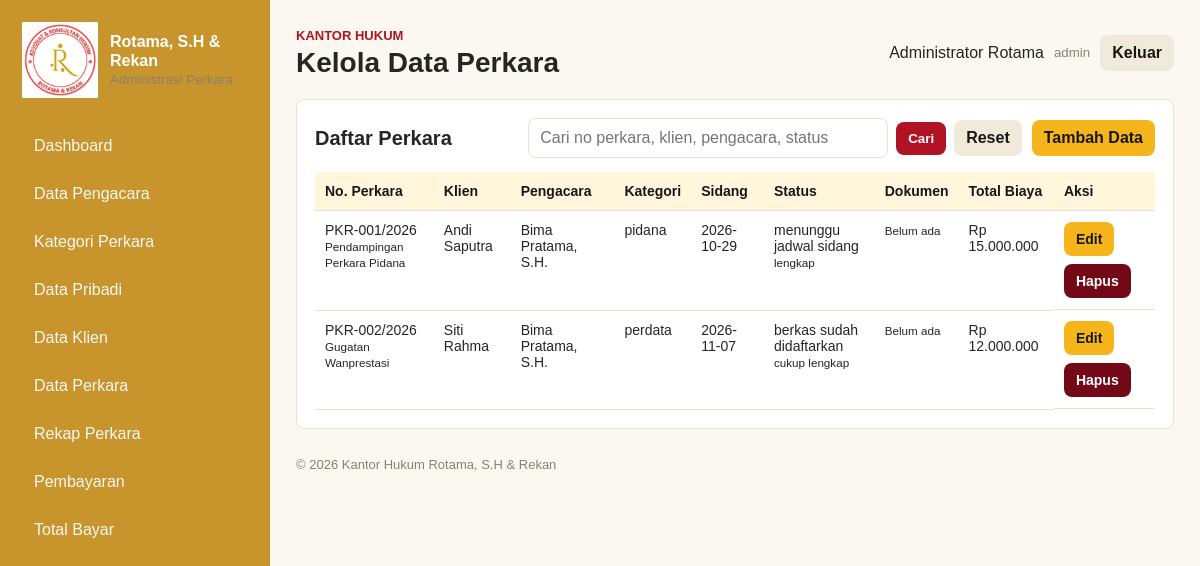
Screenshot of /index.php?action=cases (signed in) with the database file from the repository.
### tables this page shows
CREATE TABLE cases (
  id INT AUTO_INCREMENT PRIMARY KEY,
  case_number VARCHAR(80) NOT NULL UNIQUE,
  title VARCHAR(180) NOT NULL,
  client_id INT NOT NULL,
  lawyer_id INT NULL,
  category_id INT NOT NULL,
  hearing_date DATE NULL,
  document_status ENUM('sangat lengkap','lengkap','cukup lengkap','kurang lengkap','tidak lengkap') NOT NULL DEFAULT 'cukup lengkap',
  administration_status ENUM('belum diproses','berkas sudah didaftarkan','menunggu jadwal sidang','sidang sedang berlangsung','perkara selesai') NOT NULL DEFAULT 'belum diproses',
  total_fee DECIMAL(14,2) NOT NULL DEFAULT 0,
  notes TEXT NULL,
  created_at TIMESTAMP DEFAULT CURRENT_TIMESTAMP,
  FOREIGN KEY (client_id) REFERENCES clients(id) ON DELETE CASCADE,
  FOREIGN KEY (lawyer_id) REFERENCES users(id) ON DELETE SET NULL,
  FOREIGN KEY (category_id) REFERENCES case_categories(id) ON DELETE RESTRICT
);

CREATE TABLE clients (
  id INT AUTO_INCREMENT PRIMARY KEY,
  name VARCHAR(120) NOT NULL,
  nik VARCHAR(40) NULL,
  phone VARCHAR(30) NULL,
  address TEXT NULL,
  created_at TIMESTAMP DEFAULT CURRENT_TIMESTAMP
);

CREATE TABLE users (
  id INT AUTO_INCREMENT PRIMARY KEY,
  name VARCHAR(120) NOT NULL,
  email VARCHAR(120) NOT NULL UNIQUE,
  password VARCHAR(255) NOT NULL,
  role ENUM('admin', 'pengacara') NOT NULL DEFAULT 'pengacara',
  phone VARCHAR(30) NULL,
  address TEXT NULL,
  specialization VARCHAR(120) NULL,
  created_at TIMESTAMP DEFAULT CURRENT_TIMESTAMP
);

CREATE TABLE case_categories (
  id INT AUTO_INCREMENT PRIMARY KEY,
  name VARCHAR(120) NOT NULL UNIQUE,
  saw_score INT NOT NULL DEFAULT 1,
  created_at TIMESTAMP DEFAULT CURRENT_TIMESTAMP
);

### src/pages/cases/index.php (called while the page is built, shortened)
<?php
$q = query_text();
$showForm = false;
$sql = 'SELECT cases.*, clients.name AS client_name, users.name AS lawyer_name, case_categories.name AS category_name
        FROM cases
        JOIN clients ON clients.id = cases.client_id
        LEFT JOIN users ON users.id = cases.lawyer_id
        JOIN case_categories ON case_categories.id = cases.category_id';
$params = [];
$sql .= ' ORDER BY cases.created_at DESC';
$stmt = db()->prepare($sql);
$stmt->execute($params);
$cases = $stmt->fetchAll();
render('cases/view', compact('title', 'cases', 'q', 'showForm'));

### src/bootstrap.php (called while the page is built, shortened)
<?php
function db(): PDO
{
    static $pdo = null;
    if ($pdo instanceof PDO) {
        return $pdo;
    }
    $config = require __DIR__ . '/../config/database.php';
    $dsn = sprintf(
        'mysql:host=%s;dbname=%s;charset=%s',
        $config['host'],
        $config['database'],
        $config['charset']
    );
    $pdo = new PDO($dsn, $config['username'], $config['password'], [
        PDO::ATTR_ERRMODE => PDO::ERRMODE_EXCEPTION,
        PDO::ATTR_DEFAULT_FETCH_MODE => PDO::FETCH_ASSOC,
    ]);
    return $pdo;
}
function e(?string $value): string
{
    return htmlspecialchars((string) $value, ENT_QUOTES, 'UTF-8');
}
function rupiah(float $value): string
{
    return 'Rp ' . number_format($value, 0, ',', '.');
}
function query_text(string $key = 'q'): string
{
    return trim((string) ($_GET[$key] ?? ''));
}
function render(string $view, array $data = []): void
{
    extract($data, EXTR_SKIP);
    require __DIR__ . '/partials/header.php';
    require __DIR__ . '/pages/' . $view . '.php';
    require __DIR__ . '/partials/footer.php';
}

### public/index.php (called while the page is built, shortened)
<?php
require_once __DIR__ . '/../src/bootstrap.php';
$action = $_GET['action'] ?? (is_logged_in() ? 'dashboard' : 'login');
$routes = [
    'login' => 'auth/login.php',
    'authenticate' => 'auth/authenticate.php',
    'dashboard' => 'dashboard.php',
    'lawyers' => 'lawyers/index.php',
    'lawyer_form' => 'lawyers/form.php',
    'lawyer_save' => 'lawyers/save.php',
    'lawyer_delete' => 'lawyers/delete.php',
    'profile' => 'profile.php',
    'profile_save' => 'profile_save.php',
    'clients' => 'clients/index.php',
    'client_form' => 'clients/form.php',
    'client_save' => 'clients/save.php',
    'client_delete' => 'clients/delete.php',
    'categories' => 'categories/index.php',
    'category_form' => 'categories/form.php',
    'category_save' => 'categories/save.php',
    'category_delete' => 'categories/delete.php',
    'cases' => 'cases/index.php',
    'case_form' => 'cases/form.php',
    'case_save' => 'cases/save.php',
    'case_delete' => 'cases/delete.php',
    'case_documents' => 'cases/documents.php',
    'case_document_delete' => 'cases/document_delete.php',
    'reports' => 'reports.php',
    'payments' => 'payments/index.php',
    'payment_form' => 'payments/form.php',
    'payment_save' => 'payments/save.php',
    'payment_delete' => 'payments/delete.php',
    'totals' => 'totals.php',
];
require __DIR__ . '/../src/pages/' . $routes[$action];

### src/pages/cases/view.php (the view, shortened to what this page needs)
<?php
$documentStatuses = ['sangat lengkap', 'lengkap', 'cukup lengkap', 'kurang lengkap', 'tidak lengkap'];
$administrationStatuses = ['belum diproses', 'berkas sudah didaftarkan', 'menunggu jadwal sidang', 'sidang sedang berlangsung', 'perkara selesai'];
?>
<?php if ($showForm ?? false): ?>
<section class="form-panel">
    <h2><?= $edit ? 'Edit Perkara' : 'Tambah Perkara' ?></h2>
    <form class="form" method="post" action="index.php?action=case_save" enctype="multipart/form-data">
        <input type="hidden" name="id" value="<?= e($edit['id'] ?? '') ?>">
        <label>No. Perkara
            <input name="case_number" required value="<?= e($edit['case_number'] ?? '') ?>">
        </label>
        <label>Judul Perkara
            <input name="title" required value="<?= e($edit['title'] ?? '') ?>">
        </label>
        <label>Klien
            <select name="client_id" required>
                <option value="">Pilih klien</option>
                <?php foreach ($clients as $client): ?>
                    <option value="<?= $client['id'] ?>" <?= (int) ($edit['client_id'] ?? 0) === (int) $client['id'] ? 'selected' : '' ?>><?= e($client['name']) ?></option>
                <?php endforeach; ?>
            </select>
        </label>
        <label>Pengacara
            <select name="lawyer_id">
                <option value="">Belum ditentukan</option>
                <?php foreach ($lawyers as $lawyer): ?>
                    <option value="<?= $lawyer['id'] ?>" <?= (int) ($edit['lawyer_id'] ?? 0) === (int) $lawyer['id'] ? 'selected' : '' ?>><?= e($lawyer['name']) ?></option>
                <?php endforeach; ?>
            </select>
        </label>
        <label>Kategori Perkara
            <select name="category_id" required>
                <option value="">Pilih kategori</option>
                <?php foreach ($categories as $category): ?>
                    <option value="<?= $category['id'] ?>" <?= (int) ($edit['category_id'] ?? 0) === (int) $category['id'] ? 'selected' : '' ?>><?= e($category['name']) ?></option>
                <?php endforeach; ?>
            </select>
        </label>
        <label>Jadwal Sidang
            <input type="date" name="hearing_date" value="<?= e($edit['hearing_date'] ?? '') ?>">
        </label>
        <label>Kelengkapan Berkas
            <select name="document_status" required>
                <?php foreach ($documentStatuses as $status): ?>
                    <option value="<?= e($status) ?>" <?= ($edit['document_status'] ?? 'cukup lengkap') === $status ? 'selected' : '' ?>><?= e($status) ?></option>
                <?php endforeach; ?>
            </select>
        </label>
        <label>Status Administrasi
            <select name="administration_status" required>
                <?php foreach ($administrationStatuses as $status): ?>
                    <option value="<?= e($status) ?>" <?= ($edit['administration_status'] ?? 'belum diproses') === $status ? 'selected' : '' ?>><?= e($status) ?></option>
                <?php endforeach; ?>
            </select>
        </label>
        <label>Total Biaya
            <input type="number" name="total_fee" min="0" step="1000" required value="<?= e((string) ($edit['total_fee'] ?? 0)) ?>">
        </label>
        <label class="span-2">Catatan
            <textarea name="notes"><?= e($edit['notes'] ?? '') ?></textarea>
        </label>
        <label class="span-2">Upload Dokumen Perkara
            <input type="file" name="documents[]" multiple accept=".pdf,.doc,.docx,image/jpeg,image/png,image/webp,application/msword,application/vnd.openxmlformats-officedocument.wordprocessingml.document">
            <small class="muted">Bisa upload banyak dokumen. Format: PDF, Word, JPG, PNG, WEBP. Maksimal 5 MB per file.</small>
        </label>
        <?php if ($edit && $caseDocuments): ?>
            <div class="span-2 upload-list">
                <strong>Dokumen Tersimpan</strong>
                <?php foreach ($caseDocuments as $document): ?>
                    <div class="upload-item">
                        <a href="<?= file_link($document['stored_path']) ?>" target="_blank"><?= e($document['original_name']) ?></a>
                        <a class="btn danger" href="index.php?action=case_document_delete&id=<?= $document['id'] ?>&case_id=<?= $edit['id'] ?>" onclick="return confirm('Hapus dokumen ini?')">Hapus</a>
                    </div>
                <?php endforeach; ?>
            </div>
        <?php endif; ?>
        <div class="actions span-2">
            <button class="btn primary" type="submit">Simpan</button>
            <a class="btn ghost" href="index.php?action=cases">Batal</a>
        </div>
    </form>
</section>
<?php else: ?>
<section class="table-wrap">
    <div class="section-head">
        <h2>Daftar Perkara</h2>
        <div class="table-tools">
            <form class="search-form" method="get" action="index.php">
                <input name="q" placeholder="Cari no perkara, klien, pengacara, status" value="<?= e($q ?? '') ?>">
                <button class="btn primary" type="submit">Cari</button>
                <a class="btn ghost" href="index.php?action=cases">Reset</a>
            </form>
            <a class="btn warning" href="index.php?action=case_form">Tambah Data</a>
        </div>
    </div>
    <table>
        <thead>
            <tr>
                <th>No. Perkara</th>
                <th>Klien</th>
                <th>Pengacara</th>
                <th>Kategori</th>
                <th>Sidang</th>
                <th>Status</th>
                <th>Dokumen</th>
                <th>Total Biaya</th>
                <th>Aksi</th>
            </tr>
        </thead>
        <tbody>
            <?php foreach ($cases as $case): ?>
                <tr>
                    <td><?= e($case['case_number']) ?><br><small><?= e($case['title']) ?></small></td>
                    <td><?= e($case['client_name']) ?></td>
                    <td><?= e($case['lawyer_name'] ?? '-') ?></td>
                    <td><?= e($case['category_name']) ?></td>
                    <td><?= e($case['hearing_date'] ?: 'Belum ada') ?></td>
                    <td><?= e($case['administration_status']) ?><br><small><?= e($case['document_status']) ?></small></td>
                    <td>
                        <?php
                        $stmt = db()->prepare('SELECT * FROM case_documents WHERE case_id = ? ORDER BY created_at DESC');
                        $stmt->execute([(int) $case['id']]);
                        $documents = $stmt->fetchAll();
                        ?>
                        <?php if ($documents): ?>
                            <a class="btn ghost doc-view-btn" href="index.php?action=case_documents&id=<?= $case['id'] ?>">
                                <span class="icon-eye"></span>
                                Lihat Dokumen
                            </a>
                            <small><?= count($documents) ?> dokumen</small>
                        <?php else: ?>
                            <small>Belum ada</small>
                        <?php endif; ?>
                    </td>
                    <td><?= rupiah((float) $case['total_fee']) ?></td>
                    <td class="actions">
                        <a class="btn warning" href="index.php?action=case_form&id=<?= $case['id'] ?>">Edit</a>
                        <a class="btn danger" href="index.php?action=case_delete&id=<?= $case['id'] ?>" onclick="return confirm('Hapus perkara ini?')">Hapus</a>
                    </td>
                </tr>
            <?php endforeach; ?>
        </tbody>
    </table>
</section>
<?php endif; ?>

### public/assets/styles.css (style rules this page uses)
:root { --red: #b11226; --red-dark: #730917; --yellow: #f5b51b; --black: #171717; --white: #ffffff; --line: #e7e1d4; --soft: #fbf8f1; --text: #252525; }
* { box-sizing: border-box; }
body { margin: 0; font-family: Arial, Helvetica, sans-serif; color: var(--text); background: var(--soft); }
a { color: inherit; text-decoration: none; }
h2 { margin-top: 0; font-size: 20px; }
.section-head { display: flex; justify-content: space-between; gap: 14px; align-items: center; margin-bottom: 14px; }
.section-head h2 { margin: 0; }
.search-form { display: flex; gap: 8px; align-items: center; flex-wrap: wrap; }
.table-tools { display: flex; gap: 10px; align-items: center; justify-content: flex-end; flex-wrap: wrap; }
.search-form input { width: min(360px, 52vw); }
.card, .table-wrap, .form-panel { background: var(--white); border: 1px solid var(--line); border-radius: 8px; padding: 18px; }
.table-wrap { margin-top: 16px; overflow-x: auto; }
table { width: 100%; border-collapse: collapse; font-size: 14px; }
th, td { padding: 11px 10px; border-bottom: 1px solid var(--line); text-align: left; vertical-align: top; }
th { background: #fff6dc; color: var(--black); }
input, select, textarea { width: 100%; border: 1px solid var(--line); border-radius: 8px; padding: 10px 11px; font: inherit; background: #fff; }
.actions { display: flex; gap: 8px; flex-wrap: wrap; align-items: center; }
.btn { display: inline-flex; align-items: center; justify-content: center; border: 0; border-radius: 8px; padding: 9px 12px; font-weight: 700; cursor: pointer; }
.btn.primary { background: var(--red); color: var(--white); }
.btn.warning { background: var(--yellow); color: var(--black); }
.btn.ghost { background: #f1eadb; color: var(--black); }
.btn.danger { background: var(--red-dark); color: var(--white); }

### rows the page displays
cases: case_number "PKR-001/2026", title "Pendampingan Perkara Pidana", client.name "Andi Saputra", lawyer.name "Bima Pratama, S.H.", category.name "pidana", hearing_date "2026-10-29", administration_status "menunggu jadwal sidang", document_status "lengkap", total_fee "Rp 15.000.000"
cases: case_number "PKR-002/2026", title "Gugatan Wanprestasi", client.name "Siti Rahma", lawyer.name "Bima Pratama, S.H.", category.name "perdata", hearing_date "2026-11-07", administration_status "berkas sudah didaftarkan", document_status "cukup lengkap", total_fee "Rp 12.000.000"

### other values shown
$title "Kelola Data Perkara"
$user['name'] "Administrator Rotama"
$user['role'] "admin"
